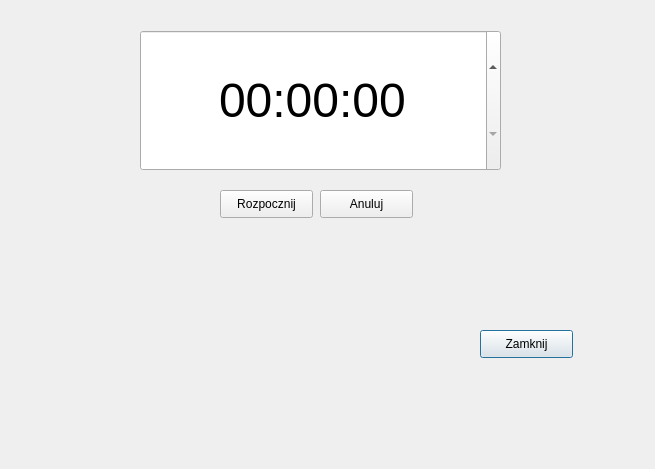
<?xml version="1.0" encoding="UTF-8"?>
<ui version="4.0">
 <class>minutnik</class>
 <widget class="QDialog" name="minutnik">
  <property name="geometry">
   <rect>
    <x>0</x>
    <y>0</y>
    <width>655</width>
    <height>469</height>
   </rect>
  </property>
  <property name="windowTitle">
   <string>Dialog</string>
  </property>
  <property name="autoFillBackground">
   <bool>true</bool>
  </property>
  <widget class="QPushButton" name="pushButton">
   <property name="geometry">
    <rect>
     <x>480</x>
     <y>330</y>
     <width>93</width>
     <height>28</height>
    </rect>
   </property>
   <property name="text">
    <string>Zamknij</string>
   </property>
  </widget>
  <widget class="QPushButton" name="rozpocznij">
   <property name="geometry">
    <rect>
     <x>220</x>
     <y>190</y>
     <width>93</width>
     <height>28</height>
    </rect>
   </property>
   <property name="text">
    <string>Rozpocznij</string>
   </property>
  </widget>
  <widget class="QPushButton" name="anuluj">
   <property name="geometry">
    <rect>
     <x>320</x>
     <y>190</y>
     <width>93</width>
     <height>28</height>
    </rect>
   </property>
   <property name="text">
    <string>Anuluj</string>
   </property>
  </widget>
  <widget class="QLabel" name="label">
   <property name="geometry">
    <rect>
     <x>200</x>
     <y>60</y>
     <width>221</width>
     <height>71</height>
    </rect>
   </property>
   <property name="font">
    <font>
     <pointsize>26</pointsize>
    </font>
   </property>
   <property name="layoutDirection">
    <enum>Qt::LeftToRight</enum>
   </property>
   <property name="autoFillBackground">
    <bool>false</bool>
   </property>
   <property name="text">
    <string>00:00.00</string>
   </property>
   <property name="alignment">
    <set>Qt::AlignCenter</set>
   </property>
  </widget>
  <widget class="QTimeEdit" name="timeEdit">
   <property name="geometry">
    <rect>
     <x>140</x>
     <y>30</y>
     <width>361</width>
     <height>141</height>
    </rect>
   </property>
   <property name="font">
    <font>
     <pointsize>36</pointsize>
    </font>
   </property>
   <property name="autoFillBackground">
    <bool>true</bool>
   </property>
   <property name="alignment">
    <set>Qt::AlignCenter</set>
   </property>
   <property name="displayFormat">
    <string>HH:mm:ss</string>
   </property>
  </widget>
 </widget>
 <resources/>
 <connections>
  <connection>
   <sender>pushButton</sender>
   <signal>clicked()</signal>
   <receiver>minutnik</receiver>
   <slot>close()</slot>
   <hints>
    <hint type="sourcelabel">
     <x>502</x>
     <y>349</y>
    </hint>
    <hint type="destinationlabel">
     <x>496</x>
     <y>434</y>
    </hint>
   </hints>
  </connection>
  <connection>
   <sender>rozpocznij</sender>
   <signal>clicked()</signal>
   <receiver>timeEdit</receiver>
   <slot>close()</slot>
   <hints>
    <hint type="sourcelabel">
     <x>254</x>
     <y>204</y>
    </hint>
    <hint type="destinationlabel">
     <x>255</x>
     <y>145</y>
    </hint>
   </hints>
  </connection>
  <connection>
   <sender>anuluj</sender>
   <signal>clicked()</signal>
   <receiver>timeEdit</receiver>
   <slot>show()</slot>
   <hints>
    <hint type="sourcelabel">
     <x>397</x>
     <y>204</y>
    </hint>
    <hint type="destinationlabel">
     <x>375</x>
     <y>145</y>
    </hint>
   </hints>
  </connection>
 </connections>
</ui>
